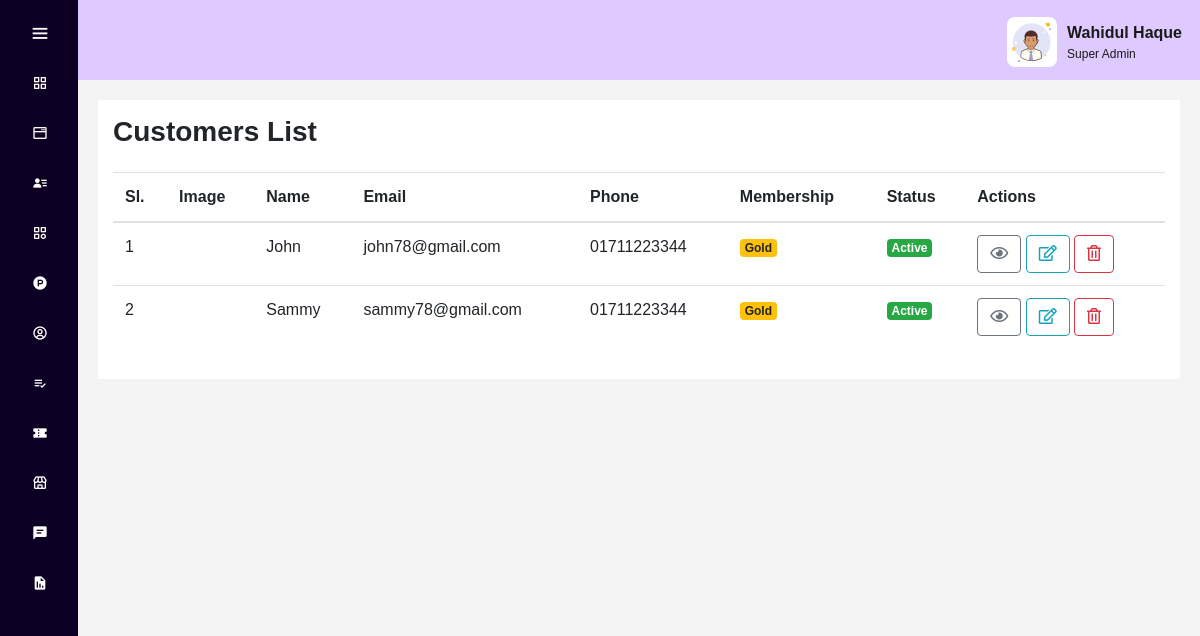
The app's page /views/admin/customers.php?do=Manage (signed in) with its own data.
### tables this page shows
CREATE TABLE `customers` (
  `id` int(10) UNSIGNED NOT NULL,
  `name` varchar(255) NOT NULL,
  `email` varchar(255) NOT NULL,
  `password` varchar(255) NOT NULL,
  `phone` varchar(255) DEFAULT NULL,
  `address` varchar(255) DEFAULT NULL,
  `city` varchar(255) DEFAULT NULL,
  `country` varchar(255) DEFAULT NULL,
  `zipcode` varchar(255) DEFAULT NULL,
  `image` varchar(255) DEFAULT NULL,
  `user_type` int(11) NOT NULL DEFAULT 1 COMMENT '0for premium, 1 for gold, 2 for normal',
  `status` int(1) NOT NULL,
  `order_count` int(11) DEFAULT 0
);

### controller/admin/CustomerController.php (the view, shortened to what this page needs)
<?php
    function getAll(){
        $db = dbConnection();
        $sql_query  = "SELECT * FROM `customers`";
        $result     = mysqli_query($db, $sql_query);
        return $result;
    }
    function writeTable($data){
        $markUp = "";
        if(isset($data)){
            $sl = 1;
            while($item = mysqli_fetch_object($data)){
                $status = ($item->status == 1) ? '<span class="badge badge-success">Active</span>' : '<span class="badge badge-secondary">Inactive</span>';
                $user_type  = ($item->user_type == 0) ? '<span class="badge badge-success">Premium</span>' :
                                (($item->user_type == 1) ? '<span class="badge badge-warning">Gold</span>' : '<span class="badge badge-info">Normal</span>');
                $img_path       = (!empty($item->image)) ? "assets/img/customers/".$item->image : "";
                $markUp .= '<tr>
                                <td>'.  $sl++ .'</td>
                                <td>
                                    <img src="'. $img_path . '" alt="">
                                </td>
                                <td>'. $item->name      .'</td>
                                <td>'. $item->email     .'</td>
                                <td>'. $item->phone     .'</td>
                                <td>'. $user_type       .'</td>
                                <td>'. $status          .'</td>
                                <td>
                                    <a href="customers.php?do=View&view_id='. $item->id .'" class="btn btn-outline-secondary" ><i class="far fa-eye"></i></a>
                                    <a href="customers.php?do=Edit&edit_id='. $item->id .'" class="btn btn-outline-info" ><i class="far fa-edit"></i></a>
                                    <button type="button" class="btn btn-outline-danger" data-toggle="modal" data-target="#pr_'.$item->id.'">
                                        <i class="far fa-trash-alt"></i>
                                    </button>
                                    <div class="modal fade" id="pr_'.$item->id.'" tabindex="-1" role="dialog" data-backdrop="false" aria-labelledby="exampleModalCenterTitle" aria-hidden="true">
                                                    Do you want to delete Product : '.$item->name.' permanently?
                                                        <input type="hidden" name="dlt_id" value="'.$item->id.'">
                                    </div>
                                </td>
                            </tr>';
            }
        }
        return $markUp;
    }
?>

### assets/admin/css/adm_style.css (style rules this page uses)
* { margin: 0; padding: 0; box-sizing: border-box; font-family: 'Poppins',sans-serif; }
body { position: relative; min-height: 100vh; overflow: hidden; }

### records on screen
customers: name "John", email "john78@gmail.com", phone "01711223344", user_type "Gold", status "Active"
customers: name "Sammy", email "sammy78@gmail.com", phone "01711223344", user_type "Gold", status "Active"

### other values on screen
$_SESSION['user']['name'] "Wahidul Haque"
